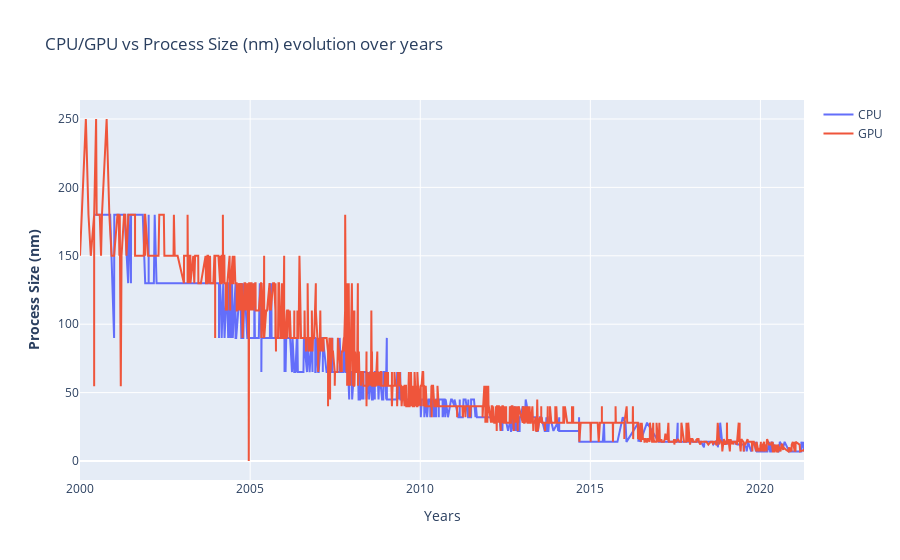

Notebook source saved alongside this figure:
### Markdown cell above
### Análise - Proccess Size

### Code cell
fig = make_subplots()

# Add traces
fig.add_trace(
    go.Scatter(x= df_cpu.index, y=df_cpu["Process Size (nm)"] ,name= "CPU")
)

fig.add_trace(
    go.Scatter(x= df_gpu.index,y= df_gpu["Process Size (nm)"], name= "GPU")
)

# Add figure title
fig.update_layout(
    title_text="CPU/GPU vs Process Size (nm) evolution over years"
)

# Set x-axis title
fig.update_xaxes(title_text="Years")

# Set y-axes titles
fig.update_yaxes(title_text="<b>Process Size (nm)</b>", secondary_y=False)

fig.show()

### Figure 1 — Plotly figure (JSON) as saved in the notebook; plotly's stock layout.template omitted (floating-point values rounded to 4 significant figures; data arrays with more than 128 entries replaced by an {"elided": "..."} marker saying what was removed)
{"data": [{"name": "CPU", "type": "scatter", "x": {"elided": "2135 str values"}, "y": {"elided": "2135 int values"}}, {"name": "GPU", "type": "scatter", "x": {"elided": "2604 str values"}, "y": {"elided": "2604 float values"}}], "layout": {"title": {"text": "CPU/GPU vs Process Size (nm) evolution over years"}, "xaxis": {"anchor": "y", "domain": [0, 1], "title": {"text": "Years"}}, "yaxis": {"anchor": "x", "domain": [0, 1], "title": {"text": "<b>Process Size (nm)</b>"}}}}
